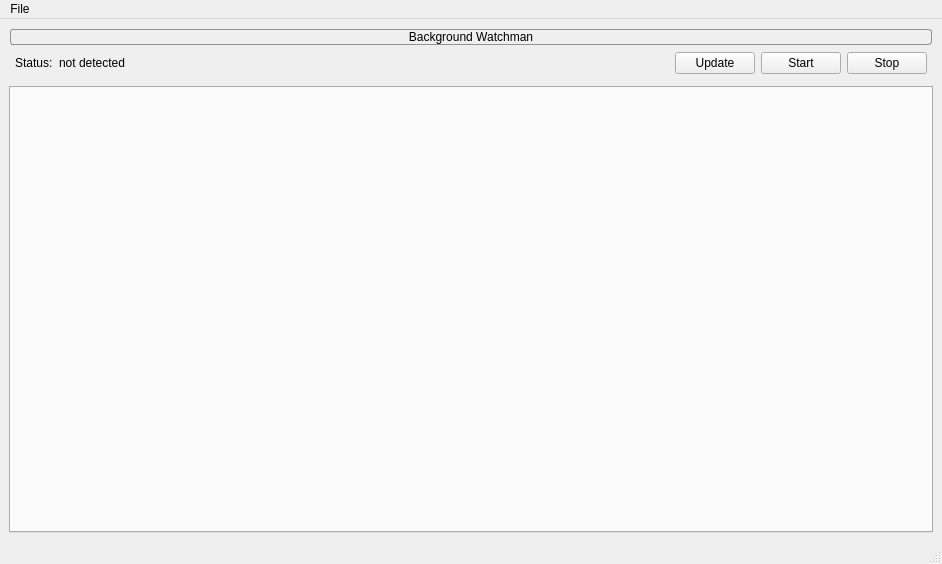
<?xml version="1.0" encoding="UTF-8"?>
<ui version="4.0">
 <class>SimmonGuiWindow</class>
 <widget class="QMainWindow" name="SimmonGuiWindow">
  <property name="geometry">
   <rect>
    <x>0</x>
    <y>0</y>
    <width>942</width>
    <height>564</height>
   </rect>
  </property>
  <property name="windowTitle">
   <string>MainWindow</string>
  </property>
  <property name="windowIcon">
   <iconset resource="res.qrc">
    <normaloff>:/main/sm_icon.png</normaloff>:/main/sm_icon.png</iconset>
  </property>
  <widget class="QWidget" name="centralwidget">
   <layout class="QVBoxLayout" name="verticalLayout">
    <item>
     <widget class="QPushButton" name="watcherExpandBtn">
      <property name="styleSheet">
       <string notr="true">background: rgba(100, 100, 100,0); border: 1px solid; border-radius: 3px; border-color: rgb(146, 146, 146); margin: 1px;</string>
      </property>
      <property name="text">
       <string>Background Watchman</string>
      </property>
      <property name="icon">
       <iconset resource="res.qrc">
        <normaloff>:/main/keyboard_arrow_down-24px.svg</normaloff>
        <normalon>:/main/keyboard_arrow_up-24px.svg</normalon>:/main/keyboard_arrow_down-24px.svg</iconset>
      </property>
      <property name="checkable">
       <bool>true</bool>
      </property>
      <property name="checked">
       <bool>true</bool>
      </property>
     </widget>
    </item>
    <item>
     <widget class="QWidget" name="watcherWidget" native="true">
      <layout class="QVBoxLayout" name="verticalLayout_3">
       <property name="leftMargin">
        <number>6</number>
       </property>
       <property name="topMargin">
        <number>0</number>
       </property>
       <property name="rightMargin">
        <number>6</number>
       </property>
       <property name="bottomMargin">
        <number>6</number>
       </property>
       <item>
        <layout class="QHBoxLayout" name="horizontalLayout">
         <property name="bottomMargin">
          <number>0</number>
         </property>
         <item alignment="Qt::AlignLeft">
          <widget class="QLabel" name="watcherStatusLabel">
           <property name="text">
            <string>Status:</string>
           </property>
          </widget>
         </item>
         <item alignment="Qt::AlignLeft">
          <widget class="QLabel" name="watcherStatusText">
           <property name="text">
            <string>not detected</string>
           </property>
          </widget>
         </item>
         <item>
          <spacer name="horizontalSpacer">
           <property name="orientation">
            <enum>Qt::Horizontal</enum>
           </property>
           <property name="sizeHint" stdset="0">
            <size>
             <width>40</width>
             <height>20</height>
            </size>
           </property>
          </spacer>
         </item>
         <item>
          <widget class="QPushButton" name="watcherUpdateBtn">
           <property name="text">
            <string>Update</string>
           </property>
          </widget>
         </item>
         <item>
          <widget class="QPushButton" name="watcherStartBtn">
           <property name="text">
            <string>Start</string>
           </property>
          </widget>
         </item>
         <item>
          <widget class="QPushButton" name="watcherStopBtn">
           <property name="text">
            <string>Stop</string>
           </property>
          </widget>
         </item>
        </layout>
       </item>
      </layout>
     </widget>
    </item>
    <item>
     <widget class="QTabWidget" name="profileTabWidget">
      <property name="currentIndex">
       <number>-1</number>
      </property>
      <property name="tabsClosable">
       <bool>true</bool>
      </property>
     </widget>
    </item>
   </layout>
  </widget>
  <widget class="QMenuBar" name="menubar">
   <property name="geometry">
    <rect>
     <x>0</x>
     <y>0</y>
     <width>942</width>
     <height>18</height>
    </rect>
   </property>
   <widget class="QMenu" name="menuFile">
    <property name="title">
     <string>File</string>
    </property>
    <addaction name="actionImport"/>
    <addaction name="actionLog"/>
    <addaction name="actionAppLog"/>
    <addaction name="actionExit"/>
   </widget>
   <addaction name="menuFile"/>
  </widget>
  <widget class="QStatusBar" name="statusbar"/>
  <action name="actionExit">
   <property name="text">
    <string>Exit</string>
   </property>
  </action>
  <action name="actionLog">
   <property name="icon">
    <iconset resource="res.qrc">
     <normaloff>:/main/filter_none-24px.svg</normaloff>:/main/filter_none-24px.svg</iconset>
   </property>
   <property name="text">
    <string>View Log</string>
   </property>
  </action>
  <action name="actionImport">
   <property name="icon">
    <iconset resource="res.qrc">
     <normaloff>:/main/description-24px.svg</normaloff>:/main/description-24px.svg</iconset>
   </property>
   <property name="text">
    <string>Import Profile</string>
   </property>
  </action>
  <action name="actionAppLog">
   <property name="icon">
    <iconset resource="res.qrc">
     <normaloff>:/main/filter_none-24px.svg</normaloff>:/main/filter_none-24px.svg</iconset>
   </property>
   <property name="text">
    <string>View App Log</string>
   </property>
  </action>
 </widget>
 <resources>
  <include location="res.qrc"/>
 </resources>
 <connections>
  <connection>
   <sender>actionExit</sender>
   <signal>triggered()</signal>
   <receiver>SimmonGuiWindow</receiver>
   <slot>close()</slot>
   <hints>
    <hint type="sourcelabel">
     <x>-1</x>
     <y>-1</y>
    </hint>
    <hint type="destinationlabel">
     <x>426</x>
     <y>272</y>
    </hint>
   </hints>
  </connection>
 </connections>
</ui>
